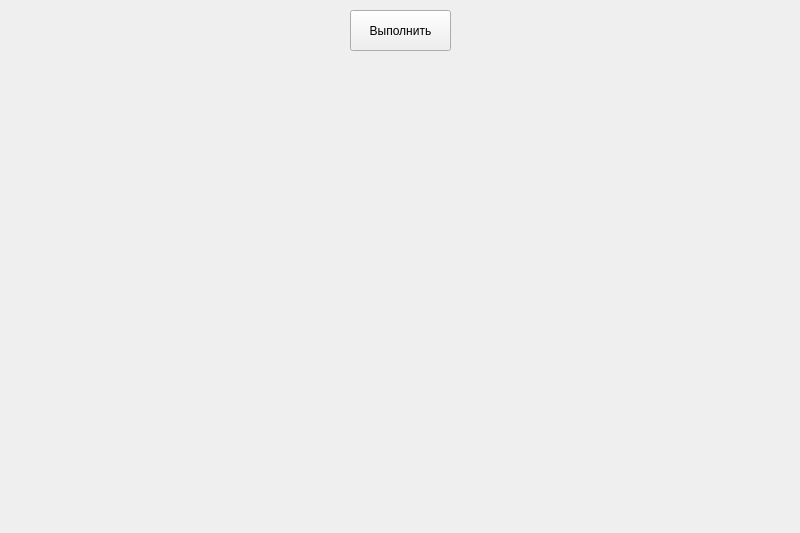
<?xml version="1.0" encoding="UTF-8"?>
<ui version="4.0">
 <class>MainWindow</class>
 <widget class="QMainWindow" name="MainWindow">
  <property name="geometry">
   <rect>
    <x>0</x>
    <y>0</y>
    <width>800</width>
    <height>533</height>
   </rect>
  </property>
  <property name="windowTitle">
   <string>MainWindow</string>
  </property>
  <widget class="QWidget" name="centralwidget">
   <widget class="QLabel" name="label">
    <property name="geometry">
     <rect>
      <x>40</x>
      <y>70</y>
      <width>321</width>
      <height>321</height>
     </rect>
    </property>
    <property name="font">
     <font>
      <pointsize>15</pointsize>
     </font>
    </property>
    <property name="layoutDirection">
     <enum>Qt::LeftToRight</enum>
    </property>
    <property name="text">
     <string/>
    </property>
    <property name="alignment">
     <set>Qt::AlignCenter</set>
    </property>
   </widget>
   <widget class="QPushButton" name="pushButton">
    <property name="geometry">
     <rect>
      <x>350</x>
      <y>10</y>
      <width>101</width>
      <height>41</height>
     </rect>
    </property>
    <property name="text">
     <string>Выполнить</string>
    </property>
   </widget>
   <widget class="QLabel" name="label_2">
    <property name="geometry">
     <rect>
      <x>440</x>
      <y>70</y>
      <width>321</width>
      <height>321</height>
     </rect>
    </property>
    <property name="font">
     <font>
      <pointsize>15</pointsize>
     </font>
    </property>
    <property name="layoutDirection">
     <enum>Qt::LeftToRight</enum>
    </property>
    <property name="text">
     <string/>
    </property>
    <property name="alignment">
     <set>Qt::AlignCenter</set>
    </property>
   </widget>
  </widget>
 </widget>
 <resources/>
 <connections/>
</ui>
